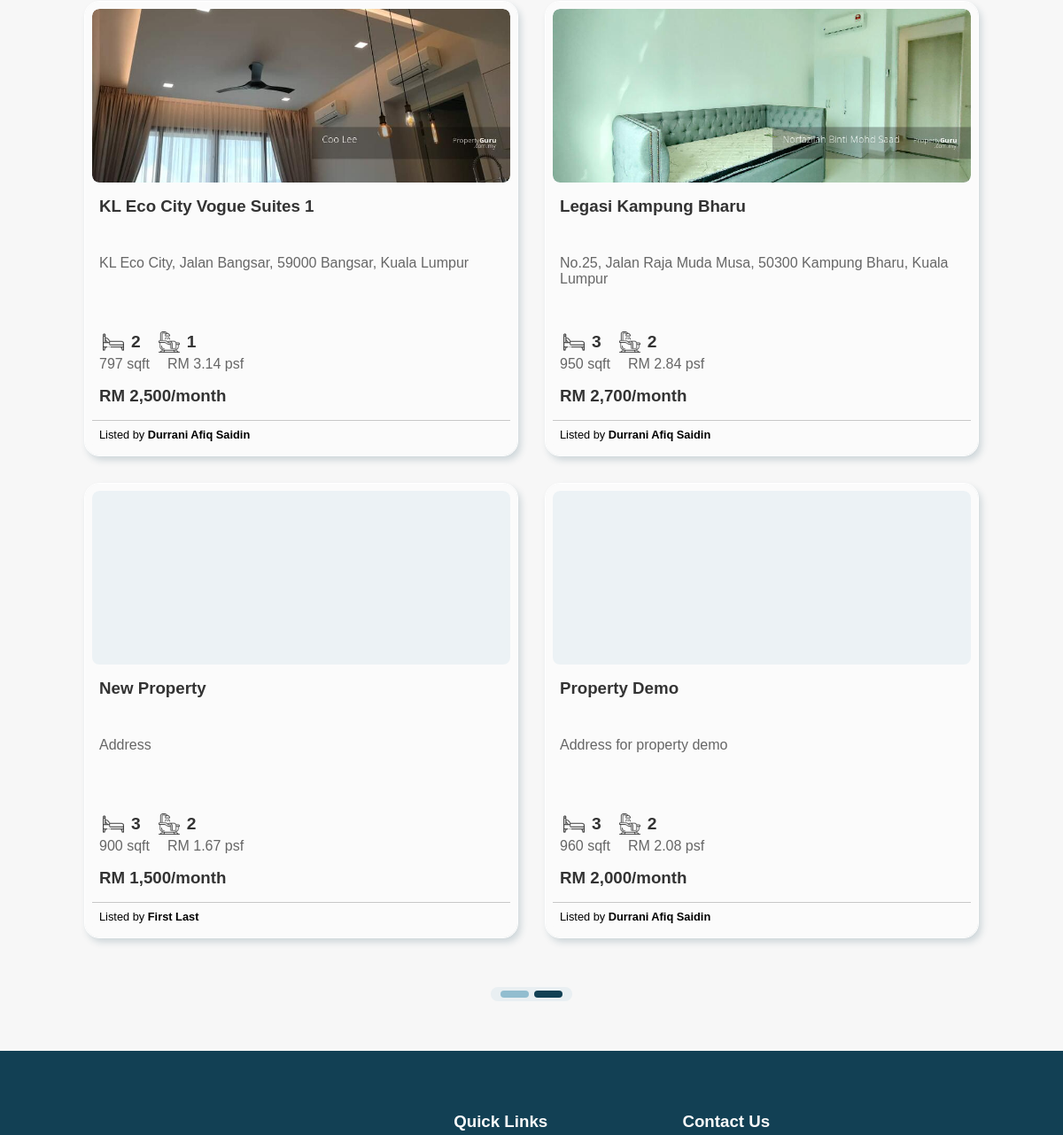
Before: /index.php?page=2 (middle part) with the older database file.
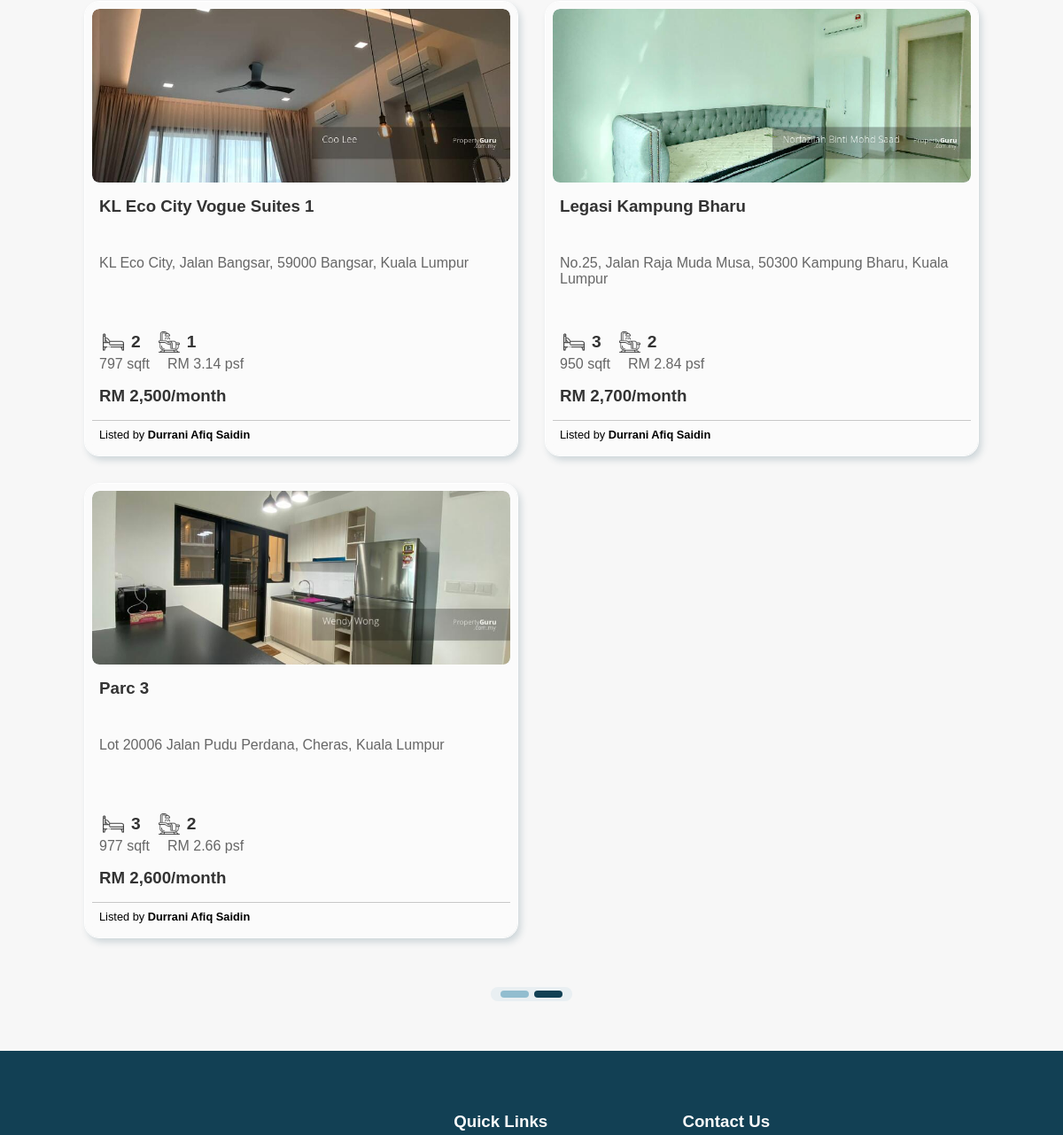
After: the same page with the newer database file.
### tables this page shows
CREATE TABLE `listing` (
  `listingID` int(12) NOT NULL,
  `propertyID` int(6) NOT NULL,
  `listingTimestamp` timestamp NOT NULL DEFAULT current_timestamp() ON UPDATE current_timestamp()
);

CREATE TABLE `property` (
  `propertyID` int(6) NOT NULL,
  `landlordRegNo` int(6) NOT NULL,
  `propertyName` varchar(256) NOT NULL DEFAULT 'N/A',
  `propertyAddress` varchar(512) NOT NULL DEFAULT 'N/A',
  `propertyCity` varchar(64) NOT NULL DEFAULT 'N/A',
  `propertyPoscode` varchar(5) NOT NULL DEFAULT 'N/A',
  `propertyState` varchar(64) NOT NULL DEFAULT 'N/A',
  `propertyType` varchar(32) DEFAULT 'N/A',
  `propertyFloorLevel` int(2) DEFAULT NULL,
  `propertyFloorSize` int(6) DEFAULT NULL,
  `propertyNumRooms` int(2) NOT NULL,
  `propertyBathrooms` int(2) NOT NULL,
  `propertyFurnishing` varchar(32) DEFAULT 'N/A',
  `propertyFacilities` varchar(128) DEFAULT 'N/A',
  `propertyDesc` varchar(2048) DEFAULT 'N/A',
  `rentPrice` decimal(6,2) DEFAULT NULL
);

### index.php (the view, shortened to what this page needs)
<!DOCTYPE html>
<html>
  <body id="home">
    <div id="listing-body" class="listing-body">
      <div id="listing-container" class="listing-container container-margin">
        <div class="listing-grid">
          <?php
            $numlistperpage = 8;
            if (isset($_GET["page"])) {
              $page = $_GET["page"];
            } else {
              $page = 1;
            }
            $startfrom = ($page-1) * $numlistperpage;
            include("dbconnect.php");
            $sql = "SELECT * FROM listing, property
                    WHERE listing.propertyID = property.propertyID
                    ORDER BY listing.listingID ASC
                    LIMIT $startfrom, $numlistperpage";
            $result = mysqli_query($connect, $sql) or die ("Error: ".mysqli_error());
            for ($i = 0; $i < $numlistperpage; $i++) {
              if ($rows = mysqli_fetch_array($result)) {
                include("dbconnect.php");
                $regNo = $rows['landlordRegNo'];
                $sql = "SELECT userFName, userLName FROM user, landlord, property
                        WHERE landlord.userID = user.userID AND landlord.landlordRegNo = '$regNo'";
                $landlordResult = mysqli_query($connect, $sql) or die ("Error: ".mysqli_error());
                $landlord = mysqli_fetch_array($landlordResult);
                $list_id = $rows['listingID'];
                $prop_id = $rows['propertyID'];
                $link = "location.href='listing.php?id=".$list_id."'";
                $dir = "assets/images/properties/property-" . sprintf('%06d', $prop_id) . "";
                $file = "";
                if ($f = opendir($dir)) {
                  while (($file = readdir($f)) != false) {
                    if ($file != '.' && $file != '..') {
                        break;
                    }
                  }
                }
                $thumb = "assets/images/properties/property-" . sprintf('%06d', $prop_id) . "/" . $file . "";
                $alt = "Property Image Banner";
                $propertyname = $rows['propertyName'];
                $propertyaddress = $rows['propertyAddress'];
                $numofrooms = $rows['propertyNumRooms'];
                $bedrooms = $rows['propertyBathrooms'];
                $floorsize = $rows['propertyFloorSize'];
                $pricepersqft = sprintf('%0.2f', $rows['rentPrice']/$rows['propertyFloorSize']);
                $rentprice = number_format(round($rows['rentPrice'],0));
                $landlordFName = $landlord['userFName'];
                $landlordLName = $landlord['userLName'];
                $display = "";
              } else {
                $link = "";
                $thumb = "";
                $alt = "";
                $propertyname = "--";
                $propertyaddress = "--";
                $numofrooms = "-";
                $bedrooms = "-";
                $floorsize = "-.--";
                $pricepersqft = "-.--";
                $rentprice = "----";
                $landlordFName = "";
                $landlordLName = "";
                $display = "opacity: 0; cursor: default;";
              }
          ?>
          <div class="list-property" onclick="<?php echo $link?>" style="<?php echo $display ?>">
            <div class="listing-property-container">
              <div class="listing-property-image-container">
                <image src="<?php echo $thumb?>" alt="<?php echo $alt?>" onerror="this.style.display='none'">
              </div>
                <div class="listing-property-info-container">
                  <div>
                    <h3><?php echo $propertyname?></h3><br>
                    <p class="listing-property-address">
                    <?php echo $propertyaddress?>
                    </p><br>
                    <div class="listing-property-info">
                      <h4>
                        <image class="icon" src="assets/icons/bed.png" alt="Bedroom icon"><?php echo $numofrooms ?></image>
                        <image class="icon" src="assets/icons/bath.png" alt="Bedroom icon"><?php echo $bedrooms?></image>
                      </h4>
                      <p><?php echo $floorsize?> sqft</p><p>RM <?php echo $pricepersqft?> psf</p>
                    </div><br>
                    <h3>RM <?php echo $rentprice?>/month</h3>
                </div>
              </div>
            </div>
            <div class="listing-property-owner">
              <hr>
              <p>Listed by <b><?php echo $landlordFName . " " . $landlordLName?></b></p>
            </div>
          </div>
          <?php
            }
          ?>
        </div>
        <div class="listing-page-nav-container">
          <div class="listing-page-nav">
            <?php
              include("dbconnect.php");
              $sql = "SELECT * FROM listing";
              $rs = mysqli_query($connect, $sql) or die ("Error: ".mysqli_error());
              $totallistings = mysqli_num_rows($rs);
              $numofpages = ceil($totallistings/$numlistperpage);
              for ($i = 1; $i <= $numofpages; $i++) {
                $pagelink = "location.href='index.php?page=" . $i . "#listing-container'";
                $activepage = "";
                if ($i == $page) {
                  $activepage = " active-page ";
                }
                echo '<button class="page-button' . $activepage . '"onclick="' . $pagelink . '"></button>';
              }
            ?>
          </div>
        </div>
      </div>
    </div>
</html>

### styles/style.css (style rules this page uses)
* { margin: 0; padding: 0; box-sizing: border-box; visibility: visible !important; }
html { color: #000000; background-color: #f7f7f7; font-family: Helvetica, Arial, sans-serif; max-width: 100%; overflow-x: hidden; scroll-behavior: smooth; }
body { height: max-content; position: relative; }
footer { height: 480px; background-color: #124054; color: #fbfbfb; }
button { cursor: pointer; }
.icon { width: 32px; height: 32px; padding: 4px; margin: 4px; }
::placeholder { color: #cccccc; opacity: 1; transition: 0.2s cubic-bezier(0.25, 0.46, 0.45, 0.94); }
.listing-body { position: relative; height: max-content; }
.listing-container { position: relative; height: 100%; margin: 32px 0; }
.listing-grid { position: relative; display: grid; gap: 2rem; grid-template-columns: repeat(4,1fr); grid-template-areas: "one two three four" "five six seven eight"; }
.list-property { position: relative; width: auto; height: 512px; background-color: #fbfbfb; border: 0.5rem solid #fbfbfb; outline: 1px solid #ffffff; border-radius: 1rem; overflow: hidden; box-shadow: 0.2rem 0.3rem 0.5rem rgba(18, 64, 84, 0.2); transition: 0.2s cubic-bezier(0.25, 0.46, 0.45, 0.94); }
.list-property::before { content: ""; position: absolute; width: 100%; height: 196px; background-color: #257b9f11;; border-radius: 0.5rem; }
.listing-property-container { width: 100%; height: 464px; }
.listing-property-image-container { width: 100%; height: 196px; overflow: hidden; border-radius: 0.5em; }
.listing-property-image-container img { position: relative; width: inherit; height: inherit; object-fit: cover; border-radius: 0.5em; transform: scale(1); transition: 0.2s cubic-bezier(0.25, 0.46, 0.45, 0.94); }
.listing-property-info-container { display: flex; position: relative; width: 100%; padding: 1rem 0.5rem 1rem 0.5rem; height: 268px; color:#666666; }
.listing-property-info-container h3 { font-family: Verdana, Geneva, Tahoma, sans-serif; color: #333333; }
.listing-property-info-container h3:first-child { overflow: hidden; height: 3rem; }
.listing-property-address { height: 4rem; }
.listing-property-info { height: 4rem; }
.listing-property-info p { display: inline; margin-right: 1.25rem; }
.listing-property-info h4 { display: flex; font-family: Verdana, Geneva, Tahoma, sans-serif; color: #333333; font-size: 1.2rem; line-height: 2rem; vertical-align: middle; }
.listing-property-info img { margin: 0px 4px 0px 0px; filter: invert(14%) sepia(34%) saturate(0%) hue-rotate(248deg) brightness(94%) contrast(85%); }
.listing-property-info img:last-of-type { margin: 0px 4px 0px 16px; }
.listing-property-info-container h3:last-child { position: absolute; bottom: 1rem; }
.listing-property-owner hr { background-color: #333333; height: 1px; border: 0; opacity: 0.25; bottom: 0; }
.listing-property-owner { position: absolute; width: 100%; height: 32px; font-size: 0.8rem; line-height: 32px; bottom: 0; }
.listing-property-owner p { padding: 0 8px 0 8px; }
.listing-page-nav-container { display: flex; justify-content: center; align-items: center; width: 100%; height: 128px; }
.listing-page-nav { display: flex; padding: 0.5rem; justify-content: center; align-items: center; width: max-content; height: 16px; background-color: #257b9f11; border-radius: 100em; }
.page-button { width: 32px; height: 8px; margin: 0.2rem; border: none; border-radius: 100em; background-color: #92bdcf; }
.active-page { background-color: #124054; }
.footer-content { height: 100%; }
#footer-sections { width: 100%; height: 90%; display: flex; justify-content: space-between; }
#logo-footer { position: relative; padding: 96px 2vw 0px 2vw; width: auto; }
#quick-links { font-size: 16px; line-height: 32px; position: relative; padding: 64px 2vw 64px 2vw; width: auto; }
#socials { position: relative; font-size: 16px; line-height: 32px; padding: 64px 2vw 64px 2vw; width: auto; }
.container-margin { margin: 0 16vw; }
@media only screen and (max-width: 85em) { .listing-grid { grid-template-columns: repeat(2,1fr); grid-template-areas: "one two" "three four" "five six" "seven eight"; } }
@media only screen and (max-width: 75em) { .container-margin { margin-left: 8vw; margin-right: 8vw; } }

Changed rows visible on the page:
removed listing: propertyID.propertyName "New Property", propertyID.propertyAddress "Address", propertyID.propertyNumRooms "3", propertyID.propertyBathrooms "2", propertyID.propertyFloorSize "900", propertyID.propertyFloorSize "1.67", propertyID.rentPrice "1,500", landlordFName "First", landlordLName "Last"
removed listing: propertyID.propertyName "Property Demo", propertyID.propertyAddress "Address for property demo", propertyID.propertyNumRooms "3", propertyID.propertyBathrooms "2", propertyID.propertyFloorSize "960", propertyID.propertyFloorSize "2.08", propertyID.rentPrice "2,000", landlordFName "Durrani Afiq", landlordLName "Saidin"
added listing: shows a picture, propertyID.propertyName "Parc 3", propertyID.propertyAddress "Lot 20006 Jalan Pudu Perdana, Cheras, Kuala Lumpur", propertyID.propertyNumRooms "3", propertyID.propertyBathrooms "2", propertyID.propertyFloorSize "977", propertyID.propertyFloorSize "2.66", propertyID.rentPrice "2,600", landlordFName "Durrani Afiq", landlordLName "Saidin"
